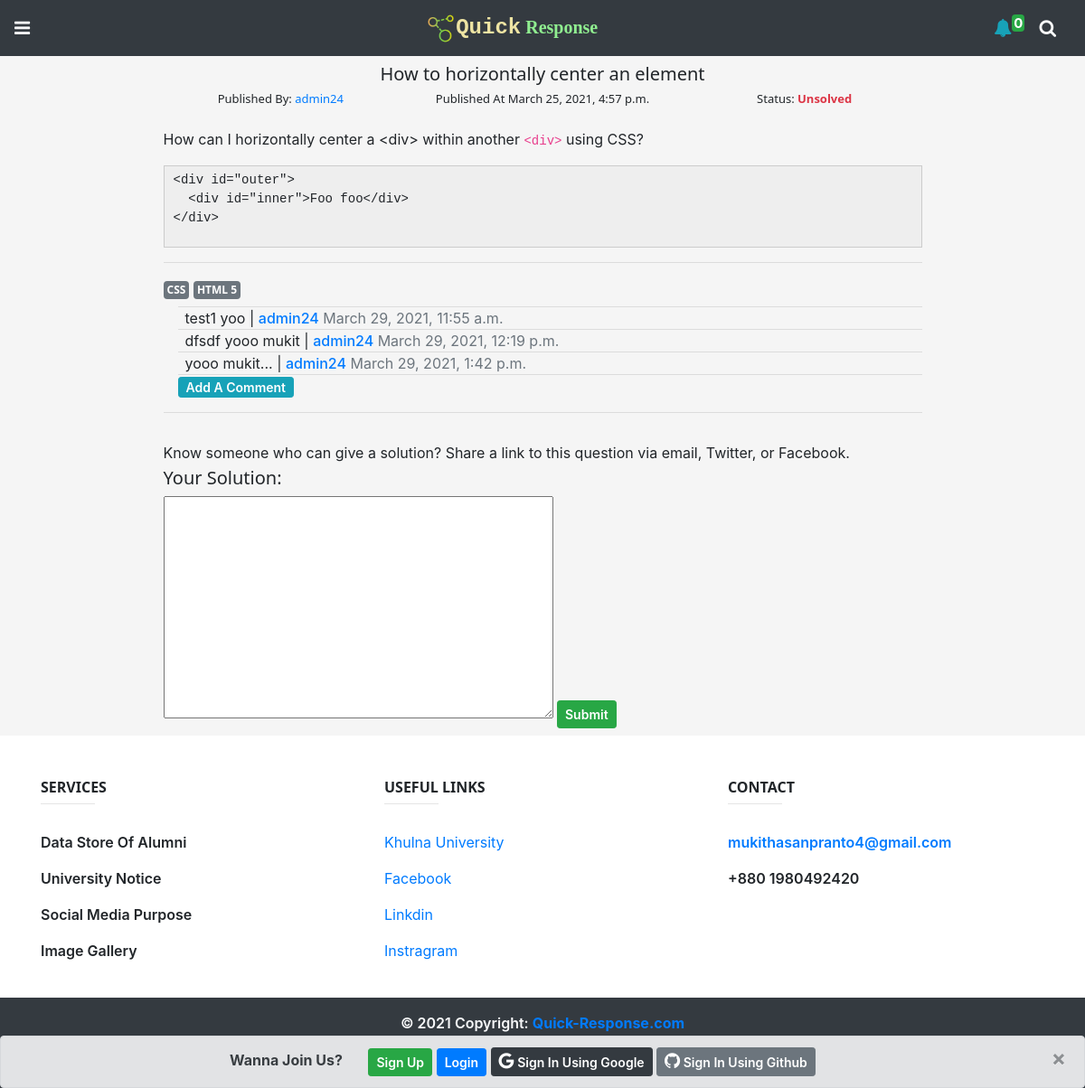
Before: /problems/78/details/ with the older database file.
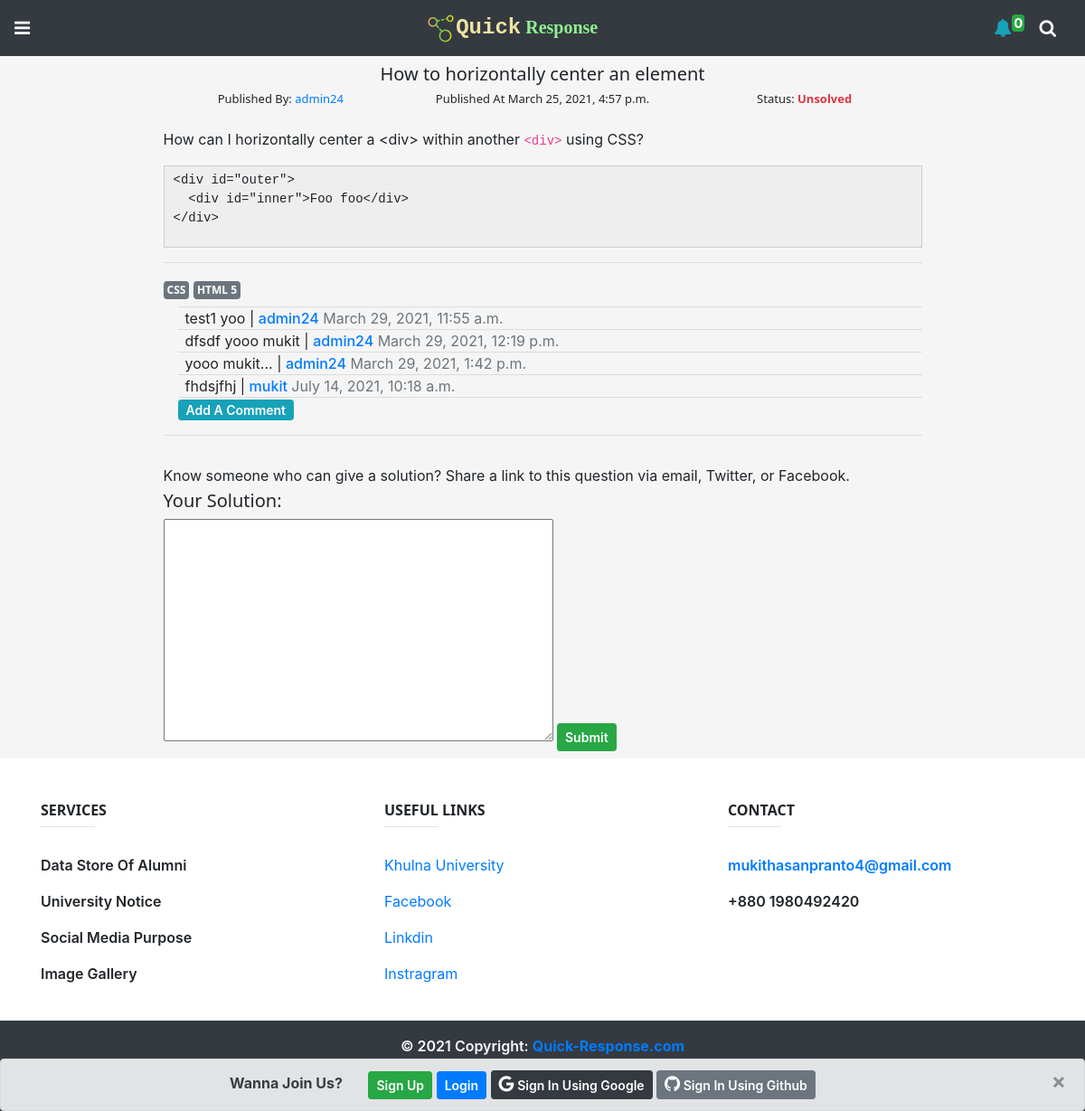
After: the same page with the newer database file.
### problems/models.py (models this page shows, shortened)
class Tag(models.Model):
    name = models.CharField(max_length=20)

class Comment(models.Model):
    author = models.ForeignKey(settings.AUTH_USER_MODEL,on_delete=models.CASCADE)
    c_body = models.TextField()
    created_on = models.DateTimeField(default=datetime.now)
    last_modified = models.DateTimeField(default=datetime.now)
    problem = models.ForeignKey('Problem', on_delete=models.CASCADE,blank=True,null=True,related_name='cmts_p')
    solution = models.ForeignKey('Solution', on_delete=models.CASCADE,blank=True,null=True)

### problems/views.py (the view)
# urls.py: path('<int:id>/details/',problem_details,name='problem_details'),
def problem_details(request,id):
    problem = Problem.objects.get(id=id)
    solutions = Solution.objects.filter(problem=problem)
    sol_cnt = Solution.objects.filter(problem=problem).count()
    sol_form = SolutionForm()
    cmt_form = CommentForm()
    context = {
        'problem':problem,
        'sol_form':sol_form,
        'cmt_form':cmt_form,
        'solutions':solutions,
        'total_sol':sol_cnt,
    }
    return render(request,"problems/problem_details.html",context)

### problems/forms.py
class SolutionForm(forms.ModelForm):
    class Meta:
        model = Solution
        fields = [
            "body"
        ]
        labels = {
            "body": "",
        }

class CommentForm(forms.ModelForm):
    class Meta:
        model = Comment
        fields = [
            "c_body",
        ]
        widgets = {
            'c_body': forms.Textarea(attrs={'rows':1,'class':'form-control','placeholder':'Leave A Comment!'}),
        }
        labels = {
            "c_body": "",
        }

### templates/problems/problem_details.html (shortened to what this page needs)
{% extends "base.html" %}
{% load static %}
{% block content %}
<div style="background-color: whitesmoke;" id="post_section">
    <div class="container">
        <div class="row justify-content-center">
            <div class="col-lg-9 p-2">
                <h5 class="text-center">{{problem.title}}</h5>
                <div class="row text-center">
                    <div class="col-lg-4">
                        <h6 style="font-size: small;">Published By: <a href="" style="text-decoration: none;">{{problem.author}}</a></h6>
                    </div>
                    <div class="col-lg-4">
                        <h6 style="font-size: small;">Published At {{problem.created_on}}</h6>
                    </div>
                    <div class="col-lg-4">
                        {% if problem.is_solved %}
                        <h6 style="font-size: small;">Status: <span class="text-success font-weight-bold">Solved</span></h6>
                        {% else %}
                        <h6 style="font-size: small;">Status: <span class="text-danger font-weight-bold">Unsolved</span></h6>
                        {% endif %}
                    </div>
                </div>
                <p>{{problem.body|safe}}</p>
                <hr>
                {% for tag in problem.tag.all %}
                <h6 class="d-inline-block">
                    <span class="badge badge-secondary p-1">{{tag.name}}</span>
                </h6>
                {% endfor %}
                <br>
                <div class="ml-3">
                    <hr class="m-0">
                    <div id="cmt_p_list">
                        {% if problem.cmts_p.all %}
                    {% for cmt in problem.cmts_p.all %}
                    <div id="cmt_content">
                        <p class="py-1 pl-2 m-0 d-inline"><span id="cmt_body">{{cmt.c_body}}</span> | <a href="" style="text-decoration: none;font-weight: 500;">{{cmt.author}}</a> <span class="text-muted">{{cmt.created_on}}</span>
                        </p>
                        <hr class="m-0">
                    </div>
                    {% endfor %}
                    {% endif %}
                    </div>
                    <button class="btn btn-info btn-sm py-0" id="cmt_btn">Add A Comment</button>
                </div>
                <div class="solution_list mt-3">
                    <hr>
                </div>
                <div class="pt-3">
                <p class="mb-1">Know someone who can give a solution? Share a link to this question via email, Twitter, or Facebook.</p>
                <h5>Your Solution:</h5>
                <form action="" method="POST" id="sol_form">
                    {{sol_form}}
                    <input type="submit" value="Submit" class="btn btn-success btn-sm pt-1">
                </form>
                </div>
            </div>
        </div>
    </div>
</div>
{% endblock %}

Changed rows visible on the page:
added Comment: c_body "fhdsjfhj", author "mukit", created_on "July 14, 2021, 10:18 a.m."
